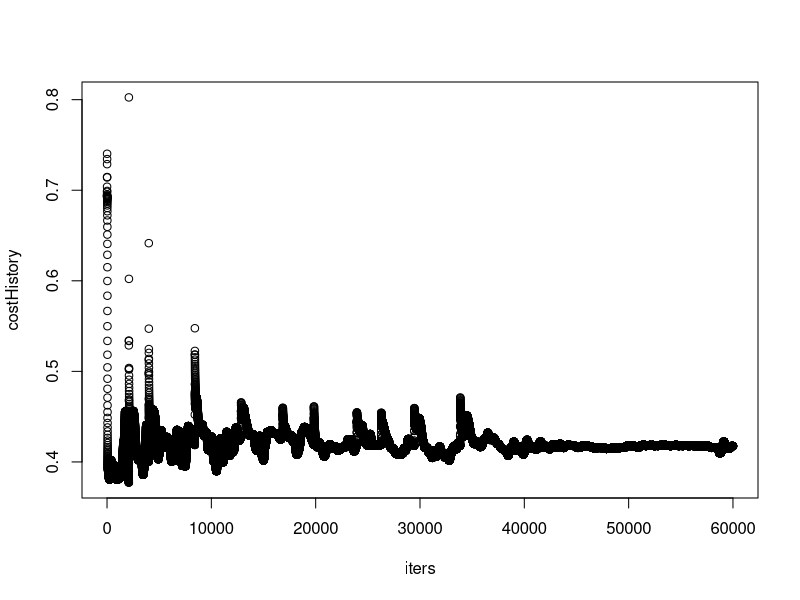

Recreate this plot in R.
set.seed(2137)
data <- read.csv("iris.csv") # importowanie danych
data <- data[sample(nrow(data)), ] #losowanie rzedow
dataTrain <- 0.8 * nrow(data) # podział danych
train <- data[1:dataTrain, ] # dane treningowe
test <- data[(dataTrain+1):nrow(data), ] # dane testowe
xTrain <- scale(train[, (1:2)]) # standaryzacja danych (scale)
yTrain <- train$y # odwolanie sie do wyjscia algorytmu
dim(yTrain) <- c(length(yTrain),1) # wymiar wektora
xTest <- scale(test[, (1:2)]) # standaryzacja danych (scale)
yTest <- test$y # odwolanie sie do wyjscia algorytmu
dim(yTest) <- c(length(yTest),1) # wymiar wektora
xTrain <- as.matrix(xTrain, byrow=TRUE) # wypalnianie macierzy wiersz po wierszu
xTrain <- t(xTrain) # transponacja macierzy zeby latwiej liczyc
yTrain <- as.matrix(yTrain, byrow=TRUE)
yTrain <- t(yTrain)
xTest <- as.matrix(xTest, byrow=TRUE)
xTest <- t(xTest)
yTest <- as.matrix(yTest, byrow=TRUE)
yTest <- t(yTest)
getLayerSize <- function(x, y,hiddenNeurons, train=TRUE){
  nx <- dim(x)[1] # wymiar warstwy wejsciowej
  nh <- hiddenNeurons # wymiar warstwy ukrytej
  ny <- dim(y)[1] # wymiar warstwy wyjsciowej
  size <- list("nx" = nx,
               "nh" = nh,
               "ny" = ny)
  return(size)
  }
layerSize <- getLayerSize(xTrain, yTrain, hiddenNeurons = 2)
initializeParameters <- function(x, listLayerSize){
  m <- dim(data.matrix(x))[4]
  nx <- listLayerSize$nx
  nh <- listLayerSize$nh
  ny <- listLayerSize$ny
  w1 <- matrix(runif(nh * nx), nrow = nh, ncol = nx, byrow = TRUE) * 0.01
  b1 <- matrix(rep(0, nh), nrow = nh)
  w2 <- matrix(runif(ny * nh), nrow = ny, ncol = nh, byrow = TRUE) * 0.01
  b2 <- matrix(rep(0, ny), nrow = ny)
  parameters <- list("w1" = w1, "b1" = b1, "w2" = w2, "b2" = b2)
  return (parameters)
}
initializationParameters <- initializeParameters(xTrain, layerSize)
lapply(initializationParameters, function(x) dim(x))
sigmoid <- function(x){
    return(1 / (1 + exp(-x)))
} # funkcja aktywacji (sigmoidalna)
forwardPropagation <- function(x, parameters, listLayerSize){
  m <- dim(x)[2]
  nh <- listLayerSize$nh
  ny <- listLayerSize$ny
  w1 <- parameters$w1
  b1 <- parameters$b1
  w2 <- parameters$w2
  b2 <- parameters$b2
  b1New <- matrix(rep(b1, m), nrow = nh)
  b2New <- matrix(rep(b2, m), nrow = ny)
  z1 <- w1 %*% x + b1New
  a1 <- sigmoid(z1)
  z2 <- w2 %*% a1 + b2New
  a2 <- sigmoid(z2)
  cache <- list("z1" = z1,
                "a1" = a1,
                "z2" = z2,
                "a2" = a2)
  return (cache)
}
forwardPropagationx <- forwardPropagation(xTrain, initializationParameters, layerSize)
lapply(forwardPropagationx, function(x) dim(x)) # dane jako lista
computeCost <- function(x, y, cache) {
    m <- dim(x)[2]
    a2 <- cache$a2
    logprobs <- (log(a2) * y) + (log(1-a2) * (1-y))
    cost <- -sum(logprobs/m)
    return (cost)
}
cost <- computeCost(xTrain, yTrain, forwardPropagationx)
cost
backwardPropagation <- function(x, y, cache, parameters, listLayerSize){
    m <- dim(x)[2]
    nx <- listLayerSize$nx
    nh <- listLayerSize$nh
    ny <- listLayerSize$ny
    a2 <- cache$a2
    a1 <- cache$a1
    w2 <- parameters$w2
    dz2 <- a2 - y
    dw2 <- 1/m * (dz2 %*% t(a1))
    db2 <- matrix(1/m * sum(dz2), nrow = ny)
    db2New <- matrix(rep(db2, m), nrow = ny)
    dz1 <- (t(w2) %*% dz2) * (1 - a1^2)
    dw1 <- 1/m * (dz1 %*% t(x))
    db1 <- matrix(1/m * sum(dz1), nrow = nh)
    db1New <- matrix(rep(db1, m), nrow = nh)
    grads <- list("dw1" = dw1,
                  "db1" = db1,
                  "dw2" = dw2,
                  "db2" = db2)
    return(grads)
}
updateParameters <- function(grads, parameters, learningRate){
    w1 <- parameters$w1
    b1 <- parameters$b1
    w2 <- parameters$w2
    b2 <- parameters$b2
    dw1 <- grads$dw1
    db1 <- grads$db1
    dw2 <- grads$dw2
    db2 <- grads$db2
    w1 <- w1 - learningRate * dw1
    b1 <- b1 - learningRate * db1
    w2 <- w2 - learningRate * dw2
    b2 <- b2 - learningRate * db2
    updatedParameters <- list("w1" = w1,
                           "b1" = b1,
                           "w2" = w2,
                           "b2" = b2)
    return (updatedParameters)
}
trainModel <- function(x, y, numerIteration, hiddenNeurons, lr){
    layerSize <- getLayerSize(x, y, hiddenNeurons)
    initializeParameters <- initializeParameters(x, layerSize)
    costHistory <- c()
    iters <- c()
    for (i in 1:numerIteration) {
        forwardPropagation <- forwardPropagation(x, initializeParameters, layerSize)
        cost <- computeCost(x, y, forwardPropagation)
        backwardPropagation <- backwardPropagation(x, y, forwardPropagation, initializeParameters, layerSize)
        updateParameters <- updateParameters(backwardPropagation, initializeParameters, learningRate = lr)
        initializeParameters <- updateParameters
        costHistory <- c(costHistory, cost)
        iters <- c(iters, i)
        if (i %% 100 == 0) cat("Iteration", i, " | Cost: ", cost, "\n")
    }
    plot(iters, costHistory)
    modelOut <- list("updateParameters" = updateParameters,
                      "costHistory" = costHistory)
    return (modelOut)
}

##
Epochs = 60000
Hidden_Neurons = 40
Learning_Rate = 0.9
##

trainModel <- trainModel(xTrain, yTrain, hiddenNeurons = Hidden_Neurons, numerIteration = Epochs, lr = Learning_Rate)
makePrediction <- function(x, y, hiddenNeurons){
    layerSize <- getLayerSize(x, y, hiddenNeurons)
    parameters <- trainModel$updateParameters
    forwardPropagation <- forwardPropagation(x, parameters, layerSize)
    prediction <- forwardPropagation$a2
    return (prediction)
}
yPrediction <- makePrediction(xTest, yTest, Hidden_Neurons)
yPrediction <- round(yPrediction)
tb <- table(yTest, yPrediction)
cat("Confusion Matrix: \n")
tb
calculateStats <- function(tb, modelName) {
  acc <- (tb[1] + tb[4])/(tb[1] + tb[2] + tb[3] + tb[4])
  precision <- tb[1]/(tb[1] + tb[2])

  cat(modelName, ": \n")
  cat("\tAccuracy = ", acc*100, "%.")
  cat("\n\tPrecision = ", precision*100, "%.")
}
calcStats <- calculateStats(tb, "Irises:")